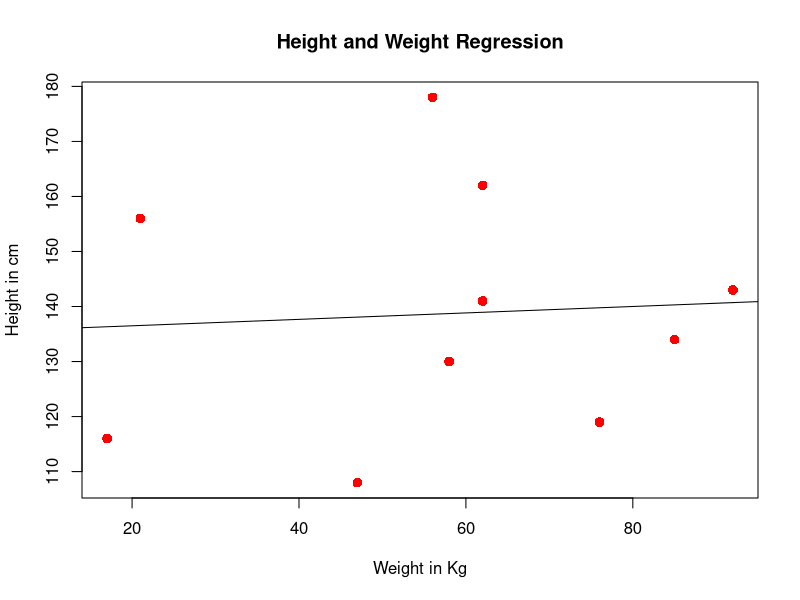

Write R code to recreate this figure.
x <- c(141,134,178,156,108,116,119,143,162,130)
y <- c(62,85,56,21,47,17,76,92,62,58)
relationship_model <- lm(y~x)
png(file = "linear_regression.png")
plot(y,x,col = "red",main = "Height and Weight Regression",
     abline(lm(x~y)),cex = 1.3,pch = 16,xlab = "Weight in Kg",
     ylab = "Height in cm")
dev.off()